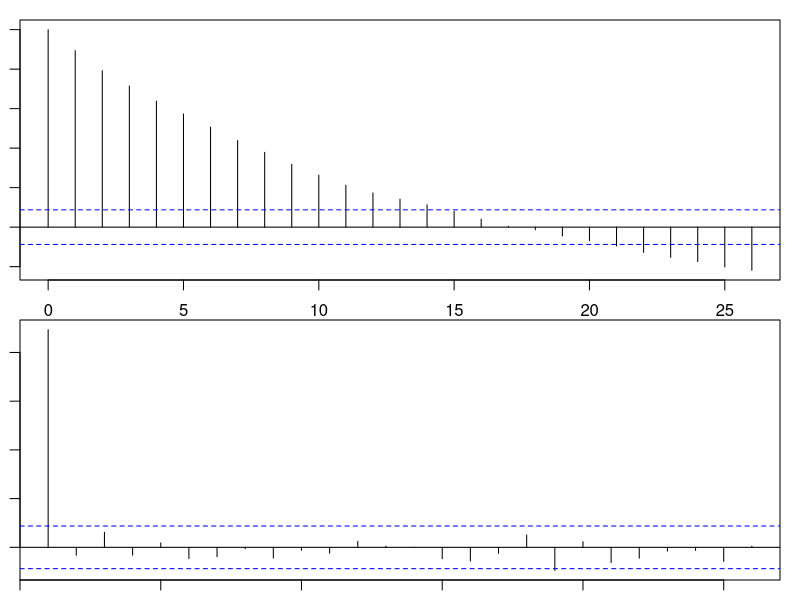
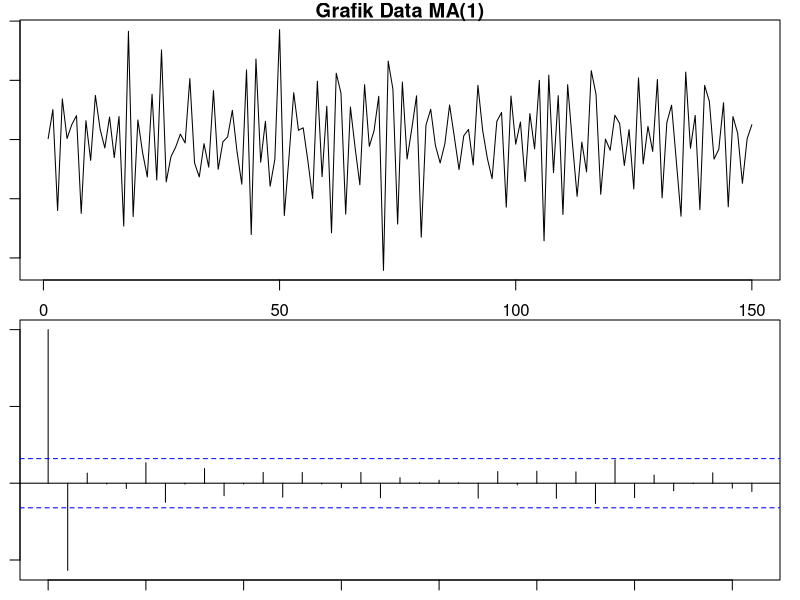
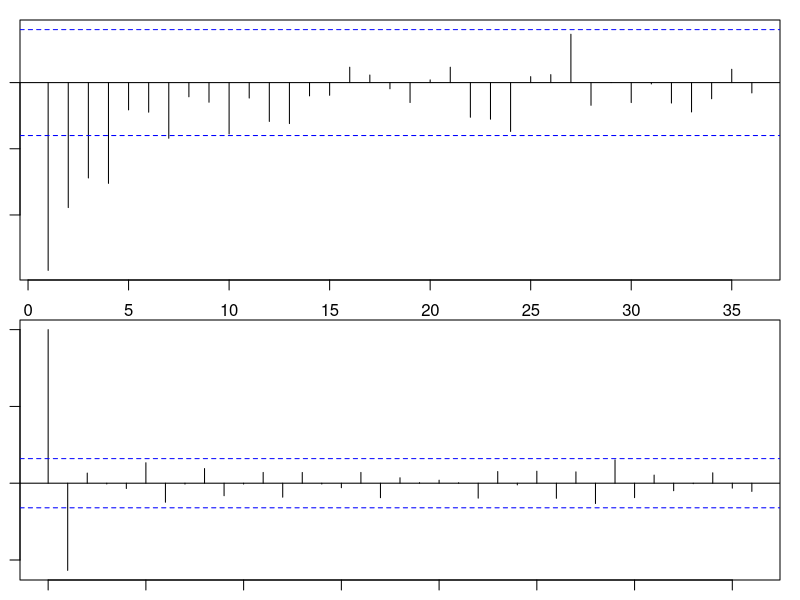
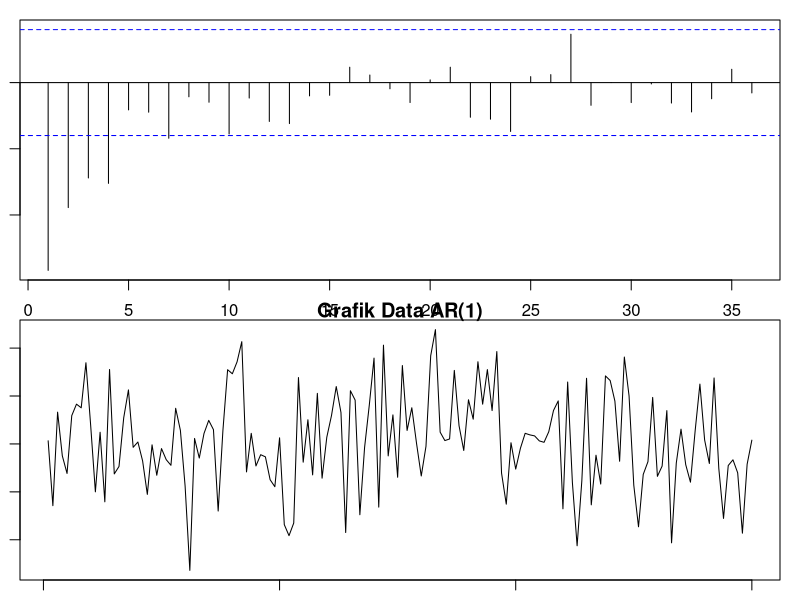
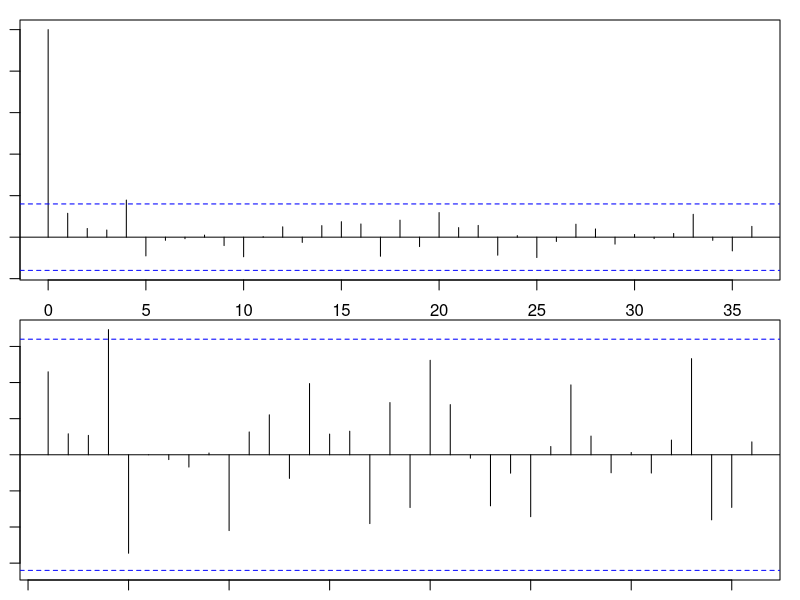
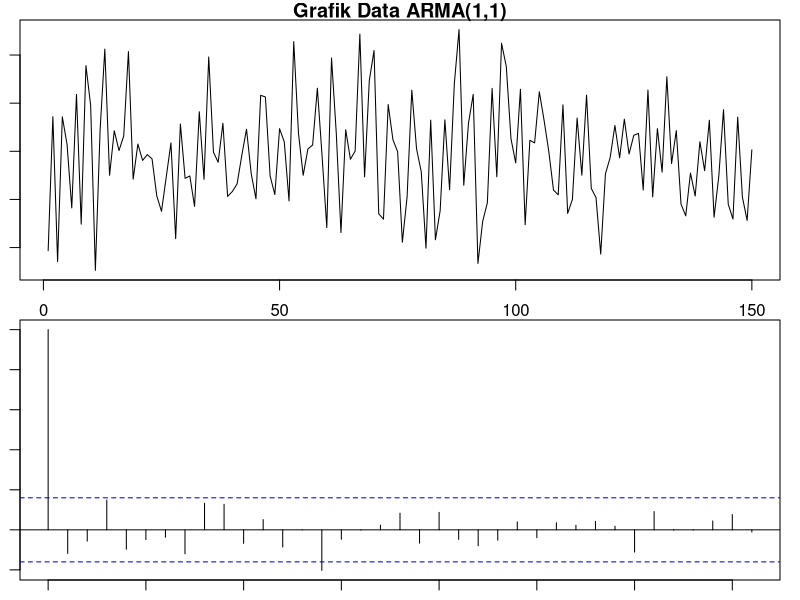
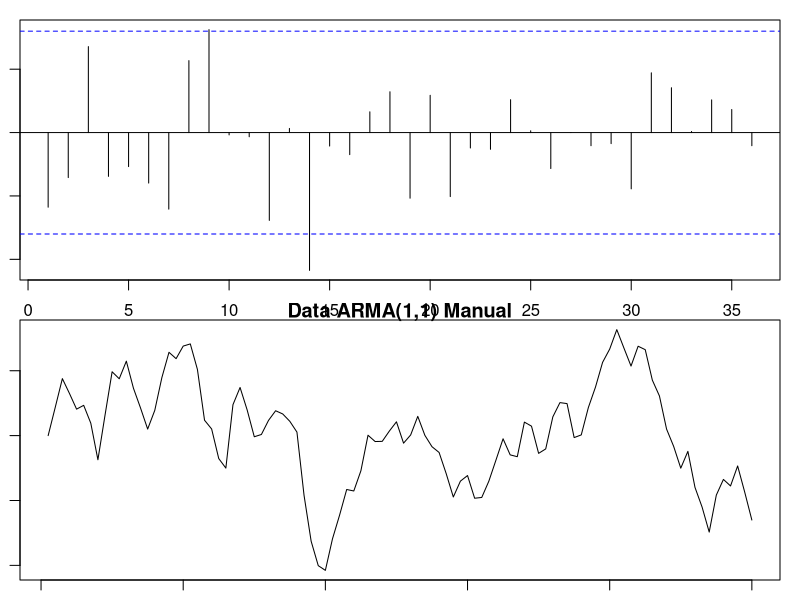

R code for these plots, in order:
## ---- chunk 1
# Package yang digunakan 
library(zoo)
library(forecast)
library(tseries)

# Seed agar simulasi tetap sama
set.seed(108)

# Contoh data White Noise
arr <- arima.sim(model = list(order=c(1,0,0), ar = c(0.9)), n = 500)
par(mfrow = c(2,1),mar=c(1, 1, 1, 1))
acf(arr, main = 'Tails Off')
pacf(arr, main = 'Cuts off')
## ---- chunk 2
n_sim <- 150 # Banyak data 
theta <- -0.8 # Nilai dari theta_1
simulasi_ar <- arima.sim(model = list(c(0,0,1), ma = theta), 
                       n = n_sim)
plot(simulasi_ar, main = 'Grafik Data MA(1)')
acf(simulasi_ar, main = 'Grafik ACF Data MA(1)', 
  lag.max = 36)
pacf(simulasi_ar, main = 'Grafik PACF Data MA(1)', 
  lag.max = 36)
## ---- chunk 3
acf(simulasi_ar, main = 'Grafik ACF Data MA(1)', 
  lag.max = 36)
## ---- chunk 4
pacf(simulasi_ar, main = 'Grafik PACF Data MA(1)', 
  lag.max = 36)
## ---- chunk 5
n_sim <- 150 # Banyak data 
phi <- 0.2 # Nilai dari phi_1 
simulasi_ar <- arima.sim(model = list(c(1,0,0), ar = phi), 
                       n = n_sim)
plot(simulasi_ar, main = 'Grafik Data AR(1)')
## ---- chunk 6
acf(simulasi_ar, main = 'Grafik ACF Data AR(1)', 
  lag.max = 36)
## ---- chunk 7
pacf(simulasi_ar, main = 'Grafik PACF Data AR(1)', 
  lag.max = 36)
## ---- chunk 8
n_sim <- 150 # Banyak data    
theta <- -0.3 # Nilai dari theta_1
phi <- 0.2 # Nilai dari phi_1 
simulasi_ar <- arima.sim(model = list(c(1,0,1), ar = phi, ma = theta), 
                       n = n_sim)
plot(simulasi_ar, main = 'Grafik Data ARMA(1,1)')
## ---- chunk 9
acf(simulasi_ar, main = 'Grafik ACF Data ARMA(1,1)', 
  lag.max = 36)
## ---- chunk 10
pacf(simulasi_ar, main = 'Grafik PACF Data ARMA(1,1)', 
  lag.max = 36)
## ---- chunk 11
n_sim <- 100 # Banyak Data  
phi <- 0.8 # Nilai dari phi_1 
theta <- -0.5 # Nilai dari theta_1
sig <- 16 # Besar standar deviasi error  
Y <- c(rep(0, #Nilai awal
         n_sim)) # Membuat array / vektor data  
e <- rnorm(n = n_sim,
         mean = 0, 
         sd = sig) # Membuat galat
for(i in 2:n_sim){
if(i)
Y[i] <- phi*Y[i-1] + e[i] - theta*e[i-1]
}
plot(Y, type = 'l',
   main = 'Data ARMA(1,1) Manual')
## ---- chunk 12
maxLag <- 25  
acf_manual <- rep(1,maxLag)
for(i in 1:maxLag){
pembilang <- (Y[1:(n_sim-i+1)]-mean(Y))%*%(Y[i:n_sim]-mean(Y))
penyebut <- sum((Y-mean(Y))^2)
acf_manual[i]<-sum(pembilang/penyebut)
}
acf_r <- as.vector(acf(Y,lag.max = 24,plot = F)$acf)
galat <- acf_manual - acf_r
sum(galat) # Total Galat 
## ---- chunk 13
library(matrixcalc) # Untuk mencari invers matriks

maxLag <- 24 # Ukuran vektor dan matriks
pacf_manual <- rep(0,maxLag)
for (k in 1:maxLag){
if (k ==1){
  pacf_manual[k] <- acf_r[2] # Hati - hati 
}                   #jika mau mengubah maxLag
else{
rho <- acf_r[1:(k+1)] # Vektor y
phi <- matrix(1, nrow=k,ncol=k) # Matriks A
for (i in 1:(k)){
  for (j in 1:(k)){
    phi[i,j] <- rho[abs(i-j)+1] # Membuat matriks simetri
  }
}# vektor x
pacf_manual[k] <- as.vector(matrix.inverse(phi)%*%rho[2:(k+1)])[k] 
}
}
pacf_r <- as.vector(acf(Y,
                      lag.max = maxLag, 
                      type = 'partial',
                      plot = F)$acf)
galat <- pacf_manual - pacf_r
sum(galat) # Total Galat 
